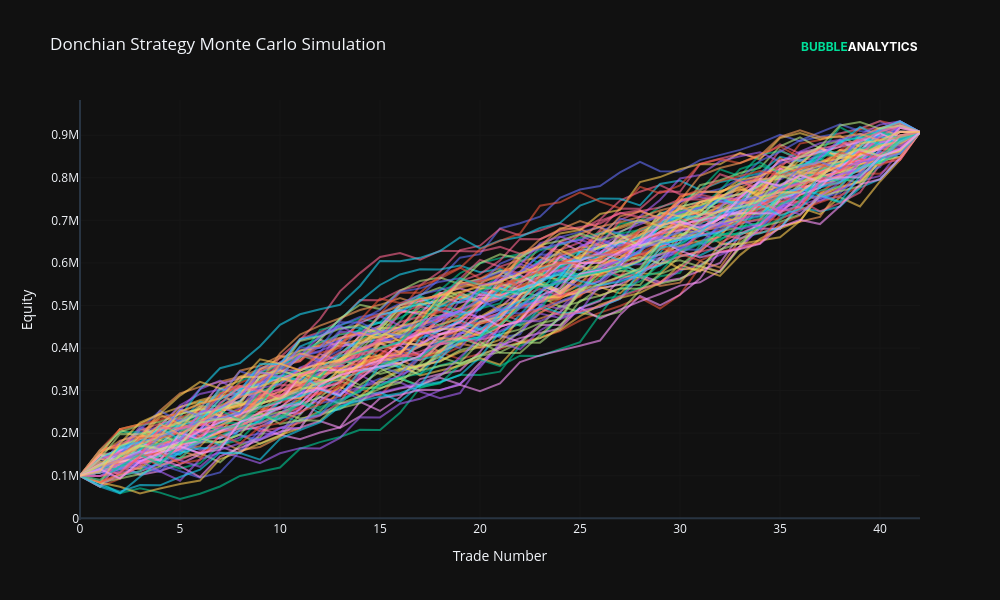

This figure's notebook cell:
### Code cell
def randomised_trades(trades, cash=100_000):
    equity = [cash]
    for pnl in trades['PnL']:
        equity.append(equity[-1] + pnl)
    return equity

simulations = 100
curves = []

for i in range(simulations):
    new_trades = trades.sample(frac=1).reset_index(drop=True)
    equity_curve = randomised_trades(new_trades)
    curves.append(equity_curve)

mc = go.Figure()

for equity_curve in curves:
    mc.add_trace(go.Scatter(y=equity_curve, mode='lines', opacity=0.6, showlegend=False))

mc.update_layout(
    title='Donchian Strategy Monte Carlo Simulation',
    xaxis_title='Trade Number',
    yaxis_title='Equity',
    template="plotly_dark",
    autosize=False,
    width=1000,
    height=600,
)

mc.update_yaxes(gridcolor="#171717")
mc.update_xaxes(gridcolor="#171717")

GREEN     = "#00DF9A"   
FONT_FAM  = "Atkinson Hyperlegible, Inter, Helvetica, Arial, sans-serif"
BRAND_CORNER = "right"  

bubble_logo = (
    f"<b><span style='color:{GREEN}'>BUBBLE</span>"
    f"<span style='color:white'>ANALYTICS</span></b>"
)

mc.add_annotation(
    text=bubble_logo,
    x=1.0 if BRAND_CORNER == "right" else 0.0,
    y=1.15, xref="paper", yref="paper",
    xanchor="right" if BRAND_CORNER == "right" else "left",
    showarrow=False,
    font=dict(size=12, family=FONT_FAM)
)

#mc.write_image("MC.png", scale=2)

mc.show()
